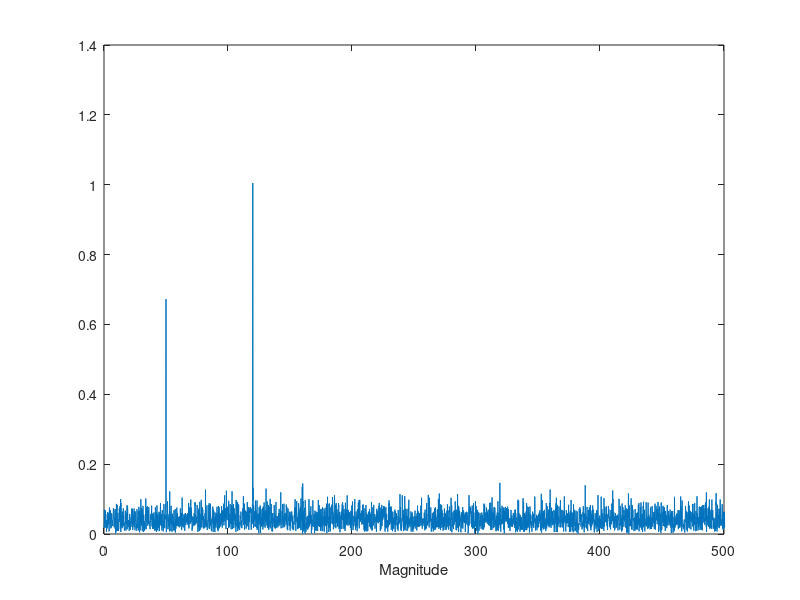

Write MATLAB code to recreate this figure.
fs = 1000;
t = 0:1/fs:7;

ruido = 2*randn(size(t));
x1 = 0.7*sin(2*pi*50*t);
x2 = sin(2*pi*120*t);
sig = x1+x2+ruido;

sigfft = fft(sig);
f = (0:length(sigfft)-1)*fs/length(sigfft);

figure;
plot(f,2*abs(sigfft)/numel(sigfft));
xlim([0 fs/2]);
xlabel('Magnitude');